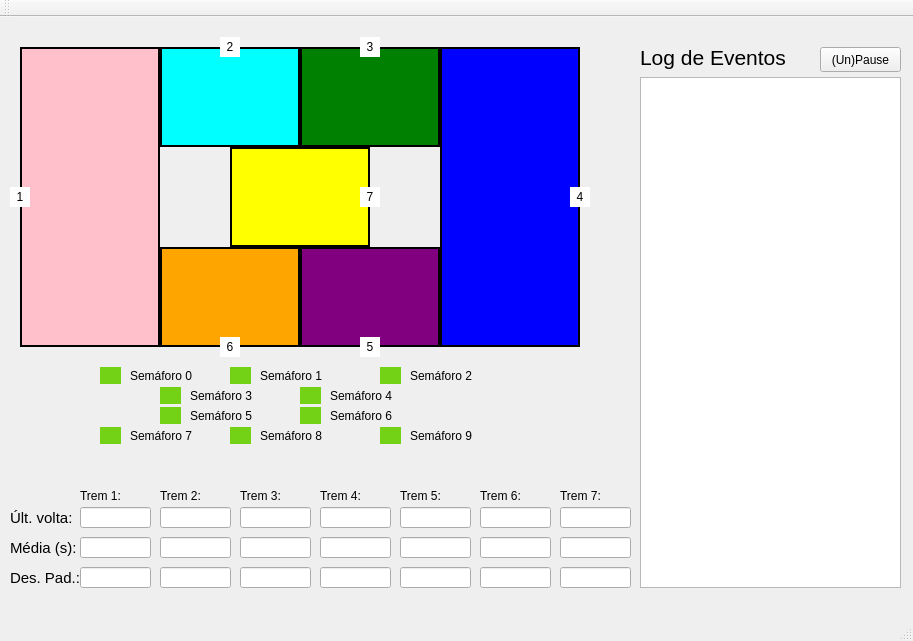
<?xml version="1.0" encoding="UTF-8"?>
<ui version="4.0">
 <class>MainWindow</class>
 <widget class="QMainWindow" name="MainWindow">
  <property name="geometry">
   <rect>
    <x>0</x>
    <y>0</y>
    <width>913</width>
    <height>641</height>
   </rect>
  </property>
  <property name="windowTitle">
   <string>MainWindow</string>
  </property>
  <widget class="QWidget" name="centralWidget">
   <widget class="QLabel" name="labelTrilho07">
    <property name="geometry">
     <rect>
      <x>230</x>
      <y>130</y>
      <width>140</width>
      <height>100</height>
     </rect>
    </property>
    <property name="styleSheet">
     <string notr="true">background-color: yellow</string>
    </property>
    <property name="frameShape">
     <enum>QFrame::Box</enum>
    </property>
    <property name="lineWidth">
     <number>2</number>
    </property>
    <property name="text">
     <string/>
    </property>
    <property name="margin">
     <number>0</number>
    </property>
   </widget>
   <widget class="QLabel" name="labelTrem07">
    <property name="geometry">
     <rect>
      <x>360</x>
      <y>170</y>
      <width>20</width>
      <height>20</height>
     </rect>
    </property>
    <property name="styleSheet">
     <string notr="true">background-color: white</string>
    </property>
    <property name="text">
     <string>7</string>
    </property>
    <property name="alignment">
     <set>Qt::AlignCenter</set>
    </property>
   </widget>
   <widget class="QLabel" name="labelTrilho03">
    <property name="geometry">
     <rect>
      <x>300</x>
      <y>30</y>
      <width>140</width>
      <height>100</height>
     </rect>
    </property>
    <property name="styleSheet">
     <string notr="true">background-color: green
</string>
    </property>
    <property name="frameShape">
     <enum>QFrame::Box</enum>
    </property>
    <property name="lineWidth">
     <number>2</number>
    </property>
    <property name="text">
     <string/>
    </property>
   </widget>
   <widget class="QLabel" name="labelTrem04">
    <property name="geometry">
     <rect>
      <x>570</x>
      <y>170</y>
      <width>20</width>
      <height>20</height>
     </rect>
    </property>
    <property name="styleSheet">
     <string notr="true">background-color: white</string>
    </property>
    <property name="text">
     <string>4</string>
    </property>
    <property name="alignment">
     <set>Qt::AlignCenter</set>
    </property>
   </widget>
   <widget class="QLabel" name="labelTrilho02">
    <property name="geometry">
     <rect>
      <x>160</x>
      <y>30</y>
      <width>140</width>
      <height>100</height>
     </rect>
    </property>
    <property name="styleSheet">
     <string notr="true">background-color: cyan</string>
    </property>
    <property name="frameShape">
     <enum>QFrame::Box</enum>
    </property>
    <property name="lineWidth">
     <number>2</number>
    </property>
    <property name="text">
     <string/>
    </property>
   </widget>
   <widget class="QLabel" name="labelTrem02">
    <property name="geometry">
     <rect>
      <x>220</x>
      <y>20</y>
      <width>20</width>
      <height>20</height>
     </rect>
    </property>
    <property name="styleSheet">
     <string notr="true">background-color: white
</string>
    </property>
    <property name="text">
     <string>2</string>
    </property>
    <property name="alignment">
     <set>Qt::AlignCenter</set>
    </property>
   </widget>
   <widget class="QLabel" name="labelTrilho05">
    <property name="geometry">
     <rect>
      <x>300</x>
      <y>230</y>
      <width>140</width>
      <height>100</height>
     </rect>
    </property>
    <property name="styleSheet">
     <string notr="true">background-color: purple</string>
    </property>
    <property name="frameShape">
     <enum>QFrame::Box</enum>
    </property>
    <property name="lineWidth">
     <number>2</number>
    </property>
    <property name="text">
     <string/>
    </property>
   </widget>
   <widget class="QLabel" name="labelTrem03">
    <property name="geometry">
     <rect>
      <x>360</x>
      <y>20</y>
      <width>20</width>
      <height>20</height>
     </rect>
    </property>
    <property name="styleSheet">
     <string notr="true">background-color: white</string>
    </property>
    <property name="text">
     <string>3</string>
    </property>
    <property name="alignment">
     <set>Qt::AlignCenter</set>
    </property>
   </widget>
   <widget class="QLabel" name="labelTrilho06">
    <property name="geometry">
     <rect>
      <x>160</x>
      <y>230</y>
      <width>140</width>
      <height>100</height>
     </rect>
    </property>
    <property name="styleSheet">
     <string notr="true">background-color: orange
</string>
    </property>
    <property name="frameShape">
     <enum>QFrame::Box</enum>
    </property>
    <property name="lineWidth">
     <number>2</number>
    </property>
    <property name="text">
     <string/>
    </property>
   </widget>
   <widget class="QLabel" name="labelTrem06">
    <property name="geometry">
     <rect>
      <x>220</x>
      <y>320</y>
      <width>20</width>
      <height>20</height>
     </rect>
    </property>
    <property name="styleSheet">
     <string notr="true">background-color: white</string>
    </property>
    <property name="text">
     <string>6</string>
    </property>
    <property name="alignment">
     <set>Qt::AlignCenter</set>
    </property>
   </widget>
   <widget class="QLabel" name="labelTrilho04">
    <property name="geometry">
     <rect>
      <x>440</x>
      <y>30</y>
      <width>140</width>
      <height>300</height>
     </rect>
    </property>
    <property name="styleSheet">
     <string notr="true">background-color: blue
</string>
    </property>
    <property name="frameShape">
     <enum>QFrame::Box</enum>
    </property>
    <property name="lineWidth">
     <number>2</number>
    </property>
    <property name="midLineWidth">
     <number>0</number>
    </property>
    <property name="text">
     <string/>
    </property>
   </widget>
   <widget class="QLabel" name="labelTrem01">
    <property name="geometry">
     <rect>
      <x>10</x>
      <y>170</y>
      <width>20</width>
      <height>20</height>
     </rect>
    </property>
    <property name="styleSheet">
     <string notr="true">background-color: white</string>
    </property>
    <property name="text">
     <string>1</string>
    </property>
    <property name="alignment">
     <set>Qt::AlignCenter</set>
    </property>
   </widget>
   <widget class="QLabel" name="labelTrilho01">
    <property name="geometry">
     <rect>
      <x>20</x>
      <y>30</y>
      <width>140</width>
      <height>300</height>
     </rect>
    </property>
    <property name="styleSheet">
     <string notr="true">background-color: pink
</string>
    </property>
    <property name="frameShape">
     <enum>QFrame::Box</enum>
    </property>
    <property name="lineWidth">
     <number>2</number>
    </property>
    <property name="text">
     <string/>
    </property>
   </widget>
   <widget class="QLabel" name="labelTrem05">
    <property name="geometry">
     <rect>
      <x>360</x>
      <y>320</y>
      <width>20</width>
      <height>20</height>
     </rect>
    </property>
    <property name="styleSheet">
     <string notr="true">background-color: white</string>
    </property>
    <property name="text">
     <string>5</string>
    </property>
    <property name="alignment">
     <set>Qt::AlignCenter</set>
    </property>
   </widget>
   <widget class="QTextEdit" name="textEdit">
    <property name="geometry">
     <rect>
      <x>640</x>
      <y>60</y>
      <width>261</width>
      <height>511</height>
     </rect>
    </property>
    <property name="styleSheet">
     <string notr="true"/>
    </property>
    <property name="readOnly">
     <bool>true</bool>
    </property>
   </widget>
   <widget class="QPushButton" name="pushButton">
    <property name="geometry">
     <rect>
      <x>820</x>
      <y>30</y>
      <width>81</width>
      <height>25</height>
     </rect>
    </property>
    <property name="text">
     <string>(Un)Pause</string>
    </property>
   </widget>
   <widget class="QLabel" name="labelSem00">
    <property name="geometry">
     <rect>
      <x>100</x>
      <y>350</y>
      <width>21</width>
      <height>17</height>
     </rect>
    </property>
    <property name="styleSheet">
     <string notr="true">background-color: rgb(115, 210, 22);
</string>
    </property>
    <property name="text">
     <string/>
    </property>
   </widget>
   <widget class="QLabel" name="labelSem08">
    <property name="geometry">
     <rect>
      <x>230</x>
      <y>410</y>
      <width>21</width>
      <height>17</height>
     </rect>
    </property>
    <property name="styleSheet">
     <string notr="true">background-color: rgb(115, 210, 22);
</string>
    </property>
    <property name="text">
     <string/>
    </property>
   </widget>
   <widget class="QLabel" name="labelSem09">
    <property name="geometry">
     <rect>
      <x>380</x>
      <y>410</y>
      <width>21</width>
      <height>17</height>
     </rect>
    </property>
    <property name="styleSheet">
     <string notr="true">background-color: rgb(115, 210, 22);
</string>
    </property>
    <property name="text">
     <string/>
    </property>
   </widget>
   <widget class="QLabel" name="labelSem01">
    <property name="geometry">
     <rect>
      <x>230</x>
      <y>350</y>
      <width>21</width>
      <height>17</height>
     </rect>
    </property>
    <property name="styleSheet">
     <string notr="true">background-color: rgb(115, 210, 22);
</string>
    </property>
    <property name="text">
     <string/>
    </property>
   </widget>
   <widget class="QLabel" name="labelSem02">
    <property name="geometry">
     <rect>
      <x>380</x>
      <y>350</y>
      <width>21</width>
      <height>17</height>
     </rect>
    </property>
    <property name="styleSheet">
     <string notr="true">background-color: rgb(115, 210, 22);
</string>
    </property>
    <property name="text">
     <string/>
    </property>
   </widget>
   <widget class="QLabel" name="labelSem04">
    <property name="geometry">
     <rect>
      <x>160</x>
      <y>370</y>
      <width>21</width>
      <height>17</height>
     </rect>
    </property>
    <property name="styleSheet">
     <string notr="true">background-color: rgb(115, 210, 22);
</string>
    </property>
    <property name="text">
     <string/>
    </property>
   </widget>
   <widget class="QLabel" name="labelSem03">
    <property name="geometry">
     <rect>
      <x>300</x>
      <y>370</y>
      <width>21</width>
      <height>17</height>
     </rect>
    </property>
    <property name="styleSheet">
     <string notr="true">background-color: rgb(115, 210, 22);
</string>
    </property>
    <property name="text">
     <string/>
    </property>
   </widget>
   <widget class="QLabel" name="labelSem05">
    <property name="geometry">
     <rect>
      <x>160</x>
      <y>390</y>
      <width>21</width>
      <height>17</height>
     </rect>
    </property>
    <property name="styleSheet">
     <string notr="true">background-color: rgb(115, 210, 22);
</string>
    </property>
    <property name="text">
     <string/>
    </property>
   </widget>
   <widget class="QLabel" name="labelSem07">
    <property name="geometry">
     <rect>
      <x>100</x>
      <y>410</y>
      <width>21</width>
      <height>17</height>
     </rect>
    </property>
    <property name="styleSheet">
     <string notr="true">background-color: rgb(115, 210, 22);
</string>
    </property>
    <property name="text">
     <string/>
    </property>
   </widget>
   <widget class="QLabel" name="labelSem06">
    <property name="geometry">
     <rect>
      <x>300</x>
      <y>390</y>
      <width>21</width>
      <height>17</height>
     </rect>
    </property>
    <property name="styleSheet">
     <string notr="true">background-color: rgb(115, 210, 22);
</string>
    </property>
    <property name="text">
     <string/>
    </property>
   </widget>
   <widget class="QLabel" name="labelSemText0">
    <property name="geometry">
     <rect>
      <x>130</x>
      <y>350</y>
      <width>81</width>
      <height>17</height>
     </rect>
    </property>
    <property name="text">
     <string>Semáforo 0</string>
    </property>
   </widget>
   <widget class="QLabel" name="labelSemText1">
    <property name="geometry">
     <rect>
      <x>260</x>
      <y>350</y>
      <width>81</width>
      <height>17</height>
     </rect>
    </property>
    <property name="text">
     <string>Semáforo 1</string>
    </property>
   </widget>
   <widget class="QLabel" name="labelSemText2">
    <property name="geometry">
     <rect>
      <x>410</x>
      <y>350</y>
      <width>81</width>
      <height>17</height>
     </rect>
    </property>
    <property name="text">
     <string>Semáforo 2</string>
    </property>
   </widget>
   <widget class="QLabel" name="labelSemText3">
    <property name="geometry">
     <rect>
      <x>190</x>
      <y>370</y>
      <width>81</width>
      <height>17</height>
     </rect>
    </property>
    <property name="text">
     <string>Semáforo 3</string>
    </property>
   </widget>
   <widget class="QLabel" name="labelSemText4">
    <property name="geometry">
     <rect>
      <x>330</x>
      <y>370</y>
      <width>81</width>
      <height>17</height>
     </rect>
    </property>
    <property name="text">
     <string>Semáforo 4</string>
    </property>
   </widget>
   <widget class="QLabel" name="labelSemText5">
    <property name="geometry">
     <rect>
      <x>190</x>
      <y>390</y>
      <width>81</width>
      <height>17</height>
     </rect>
    </property>
    <property name="text">
     <string>Semáforo 5</string>
    </property>
   </widget>
   <widget class="QLabel" name="labelSemText6">
    <property name="geometry">
     <rect>
      <x>330</x>
      <y>390</y>
      <width>81</width>
      <height>17</height>
     </rect>
    </property>
    <property name="text">
     <string>Semáforo 6</string>
    </property>
   </widget>
   <widget class="QLabel" name="labelSemText7">
    <property name="geometry">
     <rect>
      <x>130</x>
      <y>410</y>
      <width>81</width>
      <height>17</height>
     </rect>
    </property>
    <property name="text">
     <string>Semáforo 7</string>
    </property>
   </widget>
   <widget class="QLabel" name="labelSemText8">
    <property name="geometry">
     <rect>
      <x>260</x>
      <y>410</y>
      <width>81</width>
      <height>17</height>
     </rect>
    </property>
    <property name="text">
     <string>Semáforo 8</string>
    </property>
   </widget>
   <widget class="QLabel" name="labelSemText9">
    <property name="geometry">
     <rect>
      <x>410</x>
      <y>410</y>
      <width>81</width>
      <height>17</height>
     </rect>
    </property>
    <property name="text">
     <string>Semáforo 9</string>
    </property>
   </widget>
   <widget class="QLabel" name="label">
    <property name="geometry">
     <rect>
      <x>640</x>
      <y>20</y>
      <width>151</width>
      <height>41</height>
     </rect>
    </property>
    <property name="font">
     <font>
      <pointsize>16</pointsize>
     </font>
    </property>
    <property name="text">
     <string>Log de Eventos</string>
    </property>
   </widget>
   <widget class="QLabel" name="label_2">
    <property name="geometry">
     <rect>
      <x>10</x>
      <y>520</y>
      <width>71</width>
      <height>21</height>
     </rect>
    </property>
    <property name="font">
     <font>
      <pointsize>11</pointsize>
     </font>
    </property>
    <property name="text">
     <string>Média (s):</string>
    </property>
   </widget>
   <widget class="QLineEdit" name="boxTremTime1">
    <property name="geometry">
     <rect>
      <x>80</x>
      <y>520</y>
      <width>71</width>
      <height>21</height>
     </rect>
    </property>
   </widget>
   <widget class="QLabel" name="label_3">
    <property name="geometry">
     <rect>
      <x>80</x>
      <y>470</y>
      <width>51</width>
      <height>17</height>
     </rect>
    </property>
    <property name="text">
     <string>Trem 1:</string>
    </property>
   </widget>
   <widget class="QLabel" name="label_4">
    <property name="geometry">
     <rect>
      <x>160</x>
      <y>470</y>
      <width>51</width>
      <height>17</height>
     </rect>
    </property>
    <property name="text">
     <string>Trem 2:</string>
    </property>
   </widget>
   <widget class="QLabel" name="label_5">
    <property name="geometry">
     <rect>
      <x>240</x>
      <y>470</y>
      <width>51</width>
      <height>17</height>
     </rect>
    </property>
    <property name="text">
     <string>Trem 3:</string>
    </property>
   </widget>
   <widget class="QLabel" name="label_6">
    <property name="geometry">
     <rect>
      <x>320</x>
      <y>470</y>
      <width>51</width>
      <height>17</height>
     </rect>
    </property>
    <property name="text">
     <string>Trem 4:</string>
    </property>
   </widget>
   <widget class="QLineEdit" name="boxTremTime2">
    <property name="geometry">
     <rect>
      <x>160</x>
      <y>520</y>
      <width>71</width>
      <height>21</height>
     </rect>
    </property>
   </widget>
   <widget class="QLineEdit" name="boxTremTime3">
    <property name="geometry">
     <rect>
      <x>240</x>
      <y>520</y>
      <width>71</width>
      <height>21</height>
     </rect>
    </property>
   </widget>
   <widget class="QLineEdit" name="boxTremTime4">
    <property name="geometry">
     <rect>
      <x>320</x>
      <y>520</y>
      <width>71</width>
      <height>21</height>
     </rect>
    </property>
   </widget>
   <widget class="QLabel" name="label_7">
    <property name="geometry">
     <rect>
      <x>400</x>
      <y>470</y>
      <width>51</width>
      <height>17</height>
     </rect>
    </property>
    <property name="text">
     <string>Trem 5:</string>
    </property>
   </widget>
   <widget class="QLabel" name="label_8">
    <property name="geometry">
     <rect>
      <x>480</x>
      <y>470</y>
      <width>51</width>
      <height>17</height>
     </rect>
    </property>
    <property name="text">
     <string>Trem 6:</string>
    </property>
   </widget>
   <widget class="QLabel" name="label_9">
    <property name="geometry">
     <rect>
      <x>560</x>
      <y>470</y>
      <width>51</width>
      <height>17</height>
     </rect>
    </property>
    <property name="text">
     <string>Trem 7:</string>
    </property>
   </widget>
   <widget class="QLineEdit" name="boxTremTime5">
    <property name="geometry">
     <rect>
      <x>400</x>
      <y>520</y>
      <width>71</width>
      <height>21</height>
     </rect>
    </property>
   </widget>
   <widget class="QLineEdit" name="boxTremTime6">
    <property name="geometry">
     <rect>
      <x>480</x>
      <y>520</y>
      <width>71</width>
      <height>21</height>
     </rect>
    </property>
   </widget>
   <widget class="QLineEdit" name="boxTremTime7">
    <property name="geometry">
     <rect>
      <x>560</x>
      <y>520</y>
      <width>71</width>
      <height>21</height>
     </rect>
    </property>
   </widget>
   <widget class="QLineEdit" name="boxTremLastTime4">
    <property name="geometry">
     <rect>
      <x>320</x>
      <y>490</y>
      <width>71</width>
      <height>21</height>
     </rect>
    </property>
   </widget>
   <widget class="QLineEdit" name="boxTremLastTime1">
    <property name="geometry">
     <rect>
      <x>80</x>
      <y>490</y>
      <width>71</width>
      <height>21</height>
     </rect>
    </property>
   </widget>
   <widget class="QLineEdit" name="boxTremLastTime2">
    <property name="geometry">
     <rect>
      <x>160</x>
      <y>490</y>
      <width>71</width>
      <height>21</height>
     </rect>
    </property>
   </widget>
   <widget class="QLineEdit" name="boxTremLastTime6">
    <property name="geometry">
     <rect>
      <x>480</x>
      <y>490</y>
      <width>71</width>
      <height>21</height>
     </rect>
    </property>
   </widget>
   <widget class="QLineEdit" name="boxTremLastTime7">
    <property name="geometry">
     <rect>
      <x>560</x>
      <y>490</y>
      <width>71</width>
      <height>21</height>
     </rect>
    </property>
   </widget>
   <widget class="QLineEdit" name="boxTremLastTime3">
    <property name="geometry">
     <rect>
      <x>240</x>
      <y>490</y>
      <width>71</width>
      <height>21</height>
     </rect>
    </property>
   </widget>
   <widget class="QLineEdit" name="boxTremLastTime5">
    <property name="geometry">
     <rect>
      <x>400</x>
      <y>490</y>
      <width>71</width>
      <height>21</height>
     </rect>
    </property>
   </widget>
   <widget class="QLineEdit" name="boxTremSD4">
    <property name="geometry">
     <rect>
      <x>320</x>
      <y>550</y>
      <width>71</width>
      <height>21</height>
     </rect>
    </property>
   </widget>
   <widget class="QLineEdit" name="boxTremSD1">
    <property name="geometry">
     <rect>
      <x>80</x>
      <y>550</y>
      <width>71</width>
      <height>21</height>
     </rect>
    </property>
   </widget>
   <widget class="QLineEdit" name="boxTremSD2">
    <property name="geometry">
     <rect>
      <x>160</x>
      <y>550</y>
      <width>71</width>
      <height>21</height>
     </rect>
    </property>
   </widget>
   <widget class="QLineEdit" name="boxTremSD6">
    <property name="geometry">
     <rect>
      <x>480</x>
      <y>550</y>
      <width>71</width>
      <height>21</height>
     </rect>
    </property>
   </widget>
   <widget class="QLineEdit" name="boxTremSD7">
    <property name="geometry">
     <rect>
      <x>560</x>
      <y>550</y>
      <width>71</width>
      <height>21</height>
     </rect>
    </property>
   </widget>
   <widget class="QLineEdit" name="boxTremSD3">
    <property name="geometry">
     <rect>
      <x>240</x>
      <y>550</y>
      <width>71</width>
      <height>21</height>
     </rect>
    </property>
   </widget>
   <widget class="QLineEdit" name="boxTremSD5">
    <property name="geometry">
     <rect>
      <x>400</x>
      <y>550</y>
      <width>71</width>
      <height>21</height>
     </rect>
    </property>
   </widget>
   <widget class="QLabel" name="label_10">
    <property name="geometry">
     <rect>
      <x>10</x>
      <y>490</y>
      <width>71</width>
      <height>21</height>
     </rect>
    </property>
    <property name="font">
     <font>
      <pointsize>11</pointsize>
     </font>
    </property>
    <property name="text">
     <string>Últ. volta:</string>
    </property>
   </widget>
   <widget class="QLabel" name="label_11">
    <property name="geometry">
     <rect>
      <x>10</x>
      <y>550</y>
      <width>71</width>
      <height>21</height>
     </rect>
    </property>
    <property name="font">
     <font>
      <pointsize>11</pointsize>
     </font>
    </property>
    <property name="text">
     <string>Des. Pad.:</string>
    </property>
   </widget>
   <zorder>labelTrilho07</zorder>
   <zorder>labelTrilho03</zorder>
   <zorder>labelTrilho02</zorder>
   <zorder>labelTrilho05</zorder>
   <zorder>labelTrilho06</zorder>
   <zorder>labelTrilho04</zorder>
   <zorder>labelTrilho01</zorder>
   <zorder>labelTrem03</zorder>
   <zorder>labelTrem01</zorder>
   <zorder>labelTrem07</zorder>
   <zorder>labelTrem04</zorder>
   <zorder>labelTrem02</zorder>
   <zorder>labelTrem06</zorder>
   <zorder>labelTrem05</zorder>
   <zorder>textEdit</zorder>
   <zorder>pushButton</zorder>
   <zorder>labelSem00</zorder>
   <zorder>labelSem08</zorder>
   <zorder>labelSem09</zorder>
   <zorder>labelSem01</zorder>
   <zorder>labelSem02</zorder>
   <zorder>labelSem04</zorder>
   <zorder>labelSem03</zorder>
   <zorder>labelSem05</zorder>
   <zorder>labelSem07</zorder>
   <zorder>labelSem06</zorder>
   <zorder>labelSemText0</zorder>
   <zorder>labelSemText1</zorder>
   <zorder>labelSemText2</zorder>
   <zorder>labelSemText3</zorder>
   <zorder>labelSemText4</zorder>
   <zorder>labelSemText5</zorder>
   <zorder>labelSemText6</zorder>
   <zorder>labelSemText7</zorder>
   <zorder>labelSemText8</zorder>
   <zorder>labelSemText9</zorder>
   <zorder>label</zorder>
   <zorder>label_2</zorder>
   <zorder>boxTremTime1</zorder>
   <zorder>label_3</zorder>
   <zorder>label_4</zorder>
   <zorder>label_5</zorder>
   <zorder>label_6</zorder>
   <zorder>boxTremTime2</zorder>
   <zorder>boxTremTime3</zorder>
   <zorder>boxTremTime4</zorder>
   <zorder>label_7</zorder>
   <zorder>label_8</zorder>
   <zorder>label_9</zorder>
   <zorder>boxTremTime5</zorder>
   <zorder>boxTremTime6</zorder>
   <zorder>boxTremTime7</zorder>
   <zorder>boxTremLastTime4</zorder>
   <zorder>boxTremLastTime1</zorder>
   <zorder>boxTremLastTime2</zorder>
   <zorder>boxTremLastTime6</zorder>
   <zorder>boxTremLastTime7</zorder>
   <zorder>boxTremLastTime3</zorder>
   <zorder>boxTremLastTime5</zorder>
   <zorder>boxTremSD4</zorder>
   <zorder>boxTremSD1</zorder>
   <zorder>boxTremSD2</zorder>
   <zorder>boxTremSD6</zorder>
   <zorder>boxTremSD7</zorder>
   <zorder>boxTremSD3</zorder>
   <zorder>boxTremSD5</zorder>
   <zorder>label_10</zorder>
   <zorder>label_11</zorder>
  </widget>
  <widget class="QMenuBar" name="menuBar">
   <property name="geometry">
    <rect>
     <x>0</x>
     <y>0</y>
     <width>913</width>
     <height>22</height>
    </rect>
   </property>
  </widget>
  <widget class="QToolBar" name="mainToolBar">
   <attribute name="toolBarArea">
    <enum>TopToolBarArea</enum>
   </attribute>
   <attribute name="toolBarBreak">
    <bool>false</bool>
   </attribute>
  </widget>
  <widget class="QStatusBar" name="statusBar"/>
 </widget>
 <layoutdefault spacing="6" margin="11"/>
 <resources/>
 <connections/>
</ui>
